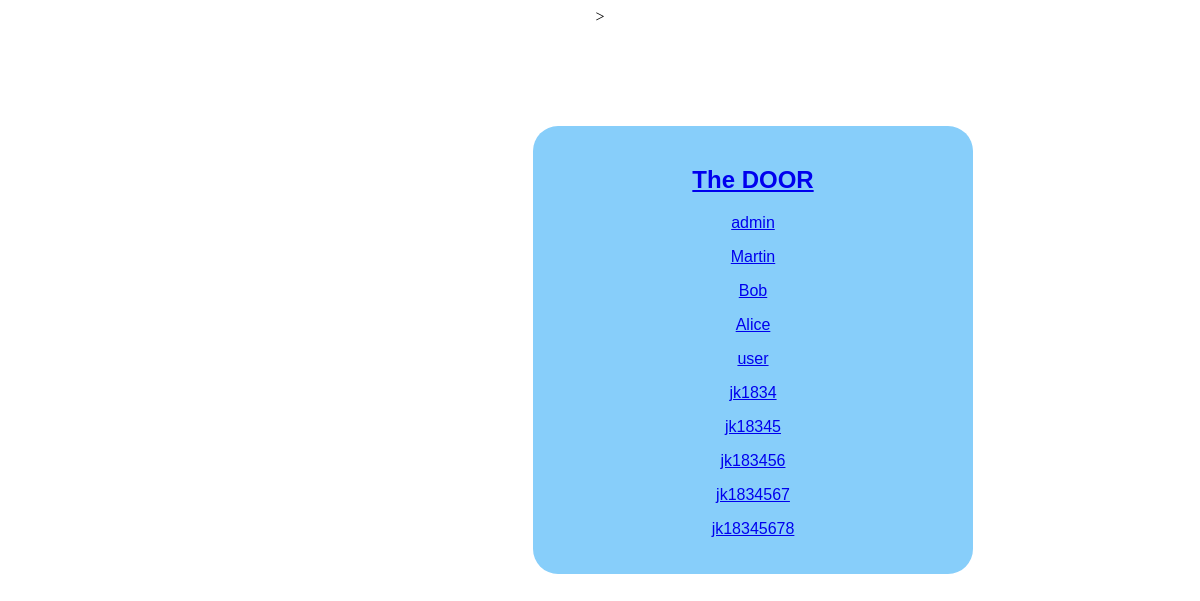
Page /profile_list/ (signed in) on the earlier database version.
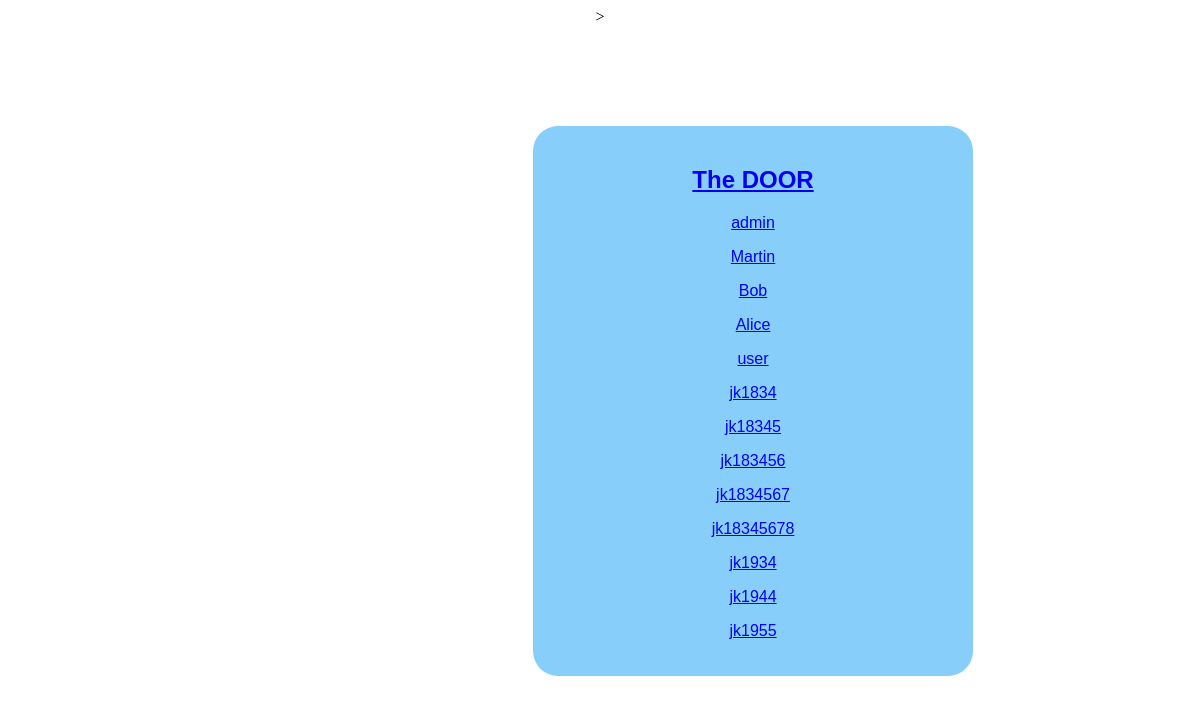
Same page on the later database version.
### TheDoor/models.py (models this page shows, shortened)
class Profile(models.Model):
    user = models.OneToOneField(User, on_delete=models.CASCADE)
    friends = models.ManyToManyField(
        'self',
        related_name = 'followed_by',
        symmetrical=False,
        blank=True
    )

### TheDoor/views.py (the view)
# urls.py: path("profile_list/", profile_list, name="profile_list"),
def profile_list(request):
    profiles = Profile.objects.exclude(user=request.user)
    return render(request, "TheDoor/profile_list.html", {"profiles": profiles})

### TheDoor/templates/TheDoor/profile_list.html (shortened to what this page needs)
{% extends 'base.html' %}
{% block content %}
<div class="column">
{% for profile in profiles %}
    <div>
        <a href="{% url 'The Door:profile' profile.id %}">
            <p>{{ profile.user.username}}</p>
        </a>
    </div>
{% endfor %}
</div>
{% endblock content %}

Differences in the rows shown:
added Profile: user.username "jk1934"
added Profile: user.username "jk1944"
added Profile: user.username "jk1955"
